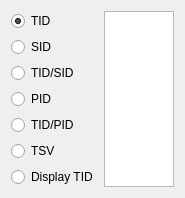
<?xml version="1.0" encoding="UTF-8"?>
<ui version="4.0">
 <class>IDsFilter</class>
 <widget class="QWidget" name="IDsFilter">
  <property name="geometry">
   <rect>
    <x>0</x>
    <y>0</y>
    <width>178</width>
    <height>196</height>
   </rect>
  </property>
  <layout class="QHBoxLayout" name="horizontalLayout">
   <item>
    <layout class="QVBoxLayout" name="verticalLayout">
     <item>
      <widget class="QRadioButton" name="radioButtonTID">
       <property name="text">
        <string>TID</string>
       </property>
       <property name="checked">
        <bool>true</bool>
       </property>
       <attribute name="buttonGroup">
        <string notr="true">buttonGroup</string>
       </attribute>
      </widget>
     </item>
     <item>
      <widget class="QRadioButton" name="radioButtonSID">
       <property name="text">
        <string>SID</string>
       </property>
       <attribute name="buttonGroup">
        <string notr="true">buttonGroup</string>
       </attribute>
      </widget>
     </item>
     <item>
      <widget class="QRadioButton" name="radioButtonTIDSID">
       <property name="text">
        <string>TID/SID</string>
       </property>
       <attribute name="buttonGroup">
        <string notr="true">buttonGroup</string>
       </attribute>
      </widget>
     </item>
     <item>
      <widget class="QRadioButton" name="radioButtonPID">
       <property name="text">
        <string>PID</string>
       </property>
       <attribute name="buttonGroup">
        <string notr="true">buttonGroup</string>
       </attribute>
      </widget>
     </item>
     <item>
      <widget class="QRadioButton" name="radioButtonTIDPID">
       <property name="text">
        <string>TID/PID</string>
       </property>
       <attribute name="buttonGroup">
        <string notr="true">buttonGroup</string>
       </attribute>
      </widget>
     </item>
     <item>
      <widget class="QRadioButton" name="radioButtonTSV">
       <property name="text">
        <string>TSV</string>
       </property>
       <attribute name="buttonGroup">
        <string notr="true">buttonGroup</string>
       </attribute>
      </widget>
     </item>
     <item>
      <widget class="QRadioButton" name="radioButtonDisplayTID">
       <property name="text">
        <string>Display TID</string>
       </property>
       <attribute name="buttonGroup">
        <string notr="true">buttonGroup</string>
       </attribute>
      </widget>
     </item>
    </layout>
   </item>
   <item>
    <widget class="QPlainTextEdit" name="plainTextEdit"/>
   </item>
  </layout>
 </widget>
 <tabstops>
  <tabstop>radioButtonTID</tabstop>
  <tabstop>radioButtonSID</tabstop>
  <tabstop>radioButtonTIDSID</tabstop>
  <tabstop>radioButtonPID</tabstop>
  <tabstop>radioButtonTIDPID</tabstop>
  <tabstop>radioButtonTSV</tabstop>
  <tabstop>radioButtonDisplayTID</tabstop>
  <tabstop>plainTextEdit</tabstop>
 </tabstops>
 <resources/>
 <connections/>
 <buttongroups>
  <buttongroup name="buttonGroup"/>
 </buttongroups>
</ui>
